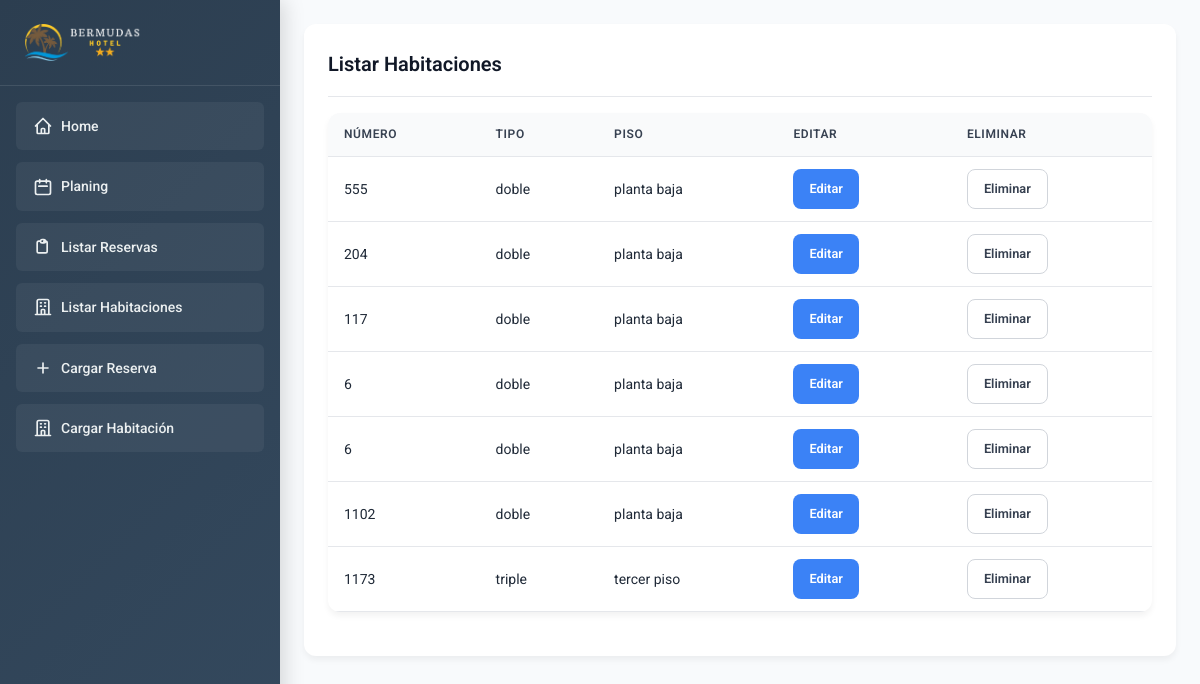
The page /listar_habitaciones/ on the database its author committed.
### reservas/models.py (models this page shows, shortened)
class Habitacion(models.Model):
    numero = models.CharField(max_length=10)
    tipo = models.CharField(max_length=50, default='doble')
    piso = models.CharField(max_length=50, default='planta baja')

### reservas/views.py (the view)
# urls.py: path("listar_habitaciones/", listar_habitaciones, name="listar_habitaciones"),
def listar_habitaciones(request):
    habitaciones = Habitacion.objects.all()
    return render(
        request, "reservas/listar_habitaciones.html", {"habitaciones": habitaciones}
    )

### reservas/templates/reservas/listar_habitaciones.html (shortened to what this page needs)
{% extends 'base.html' %}
{% load static %}
{% block content %}
<div class="card">
    <div class="card-header">
        <h2 class="card-title">Listar Habitaciones</h2>
    </div>
    <div class="table-container">
        <div class="table-responsive">
            <table>
                <thead>
                    <tr>
                        <th>Número</th>
                        <th>Tipo</th>
                        <th>Piso</th>
                        <th>Editar</th>
                        <th>Eliminar</th>
                    </tr>
                </thead>
                <tbody>
                    {% for habitacion in habitaciones %}
                    <tr>
                        <td>{{ habitacion.numero }}</td>
                        <td>{{ habitacion.tipo }}</td>
                        <td>{{ habitacion.piso }}</td>
                        <td>
                            <a href="{% url 'editar_habitacion' habitacion.id %}" class="btn-primary">Editar</a>
                        </td>
                        <td>
                            <button onclick="confirmDelete('{{ habitacion.id }}')" class="btn-secondary">Eliminar</button>
                        </td>
                    </tr>
                    {% endfor %}
                </tbody>
            </table>
        </div>
    </div>
</div>
{% endblock %}

### reservas/static/css/style.css (style rules this page uses)
html, :host { line-height: 1.5; -webkit-text-size-adjust: 100%; -moz-tab-size: 4; -o-tab-size: 4; tab-size: 4; font-family: ui-sans-serif, system-ui, sans-serif, "Apple Color Emoji", "Segoe UI Emoji", "Segoe UI Symbol", "Noto Color Emoji"; font-feature-settings: normal; font-variation-settings: normal; -webkit-tap-highlight-color: transparent; }
body { margin: 0; line-height: inherit; }
h1, h2, h3, h4, h5, h6 { font-size: inherit; font-weight: inherit; }
a { color: inherit; text-decoration: inherit; }
table { text-indent: 0; border-color: inherit; border-collapse: collapse; }
button, input, optgroup, select, textarea { font-family: inherit; font-feature-settings: inherit; font-variation-settings: inherit; font-size: 100%; font-weight: inherit; line-height: inherit; letter-spacing: inherit; color: inherit; margin: 0; padding: 0; }
button, select { text-transform: none; }
button, input:where([type='button']), input:where([type='reset']), input:where([type='submit']) { -webkit-appearance: button; background-color: transparent; background-image: none; }
blockquote, dl, dd, h1, h2, h3, h4, h5, h6, hr, figure, p, pre { margin: 0; }
button, [role="button"] { cursor: pointer; }
.bg-gray-100 { --tw-bg-opacity: 1; background-color: rgb(243 244 246 / var(--tw-bg-opacity)); }
.text-gray-800 { --tw-text-opacity: 1; color: rgb(31 41 55 / var(--tw-text-opacity)); }

### reservas/static/css/custom.css (style rules this page uses)
* { box-sizing: border-box; }
body, html { height: 100%; margin: 0; font-family: 'Roboto', sans-serif; font-size: 16px; line-height: 1.6; overflow-x: hidden; }
.btn-primary, .btn-secondary { display: inline-flex; align-items: center; justify-content: center; gap: 0.5rem; padding: 0.5rem 1rem; border-radius: 0.5rem; font-weight: 500; font-size: 0.8rem; text-decoration: none; border: none; cursor: pointer; transition: all 0.2s ease; min-height: 2.5rem; }
.btn-primary { background-color: #3b82f6; color: white; }
.btn-secondary { background-color: #6b7280; color: white; }
.table-container { background: white; border-radius: 12px; box-shadow: 0 4px 6px rgba(0, 0, 0, 0.05); overflow: hidden; margin-bottom: 1.5rem; }
.table-responsive { overflow-x: auto; -webkit-overflow-scrolling: touch; }
table { width: 100%; border-collapse: collapse; font-size: 0.875rem; }
th, td { padding: 0.75rem 1rem; text-align: left; border-bottom: 1px solid #e5e7eb; }
th { background-color: #f9fafb; font-weight: 600; color: #374151; font-size: 0.75rem; text-transform: uppercase; letter-spacing: 0.05em; }
.card { background: white; border-radius: 12px; box-shadow: 0 4px 6px rgba(0, 0, 0, 0.05); padding: 1.5rem; margin-bottom: 1.5rem; transition: all 0.3s ease; }
.card-header { display: flex; align-items: center; justify-content: space-between; margin-bottom: 1rem; padding-bottom: 1rem; border-bottom: 1px solid #e5e7eb; }
.card-title { font-size: 1.25rem; font-weight: 600; color: #111827; margin: 0; }
.text-gray-800 { color: #1f2937; }
h1, h2 { font-size: 28px; margin-bottom: 20px; color: #333; text-align: center; font-weight: bold; font-family: 'Roboto', sans-serif; }
button { padding: 10px 20px; font-size: 16px; color: #fff; background-color: #007bff; border: none; border-radius: 5px; cursor: pointer; transition: background-color 0.3s ease; }
.table-container { overflow: auto; max-width: 100%; max-height: 70vh; margin-bottom: 20px; }
.btn-primary { background-color: #3b82f6; color: white; padding: 0.5rem 1rem; border-radius: 0.5rem; font-weight: 600; font-size: 0.8rem; border: none; cursor: pointer; transition: all 0.2s ease; display: inline-flex; align-items: center; gap: 0.5rem; }
.btn-secondary { background-color: white; color: #374151; padding: 0.5rem 1rem; border-radius: 0.5rem; font-weight: 600; font-size: 0.8rem; border: 1px solid #d1d5db; cursor: pointer; transition: all 0.2s ease; text-decoration: none; }

### rows shown on the page
Habitacion: numero "555", tipo "doble", piso "planta baja"
Habitacion: numero "204", tipo "doble", piso "planta baja"
Habitacion: numero "117", tipo "doble", piso "planta baja"
Habitacion: numero "6", tipo "doble", piso "planta baja"
Habitacion: numero "6", tipo "doble", piso "planta baja"
Habitacion: numero "1102", tipo "doble", piso "planta baja"
Habitacion: numero "1173", tipo "triple", piso "tercer piso"
